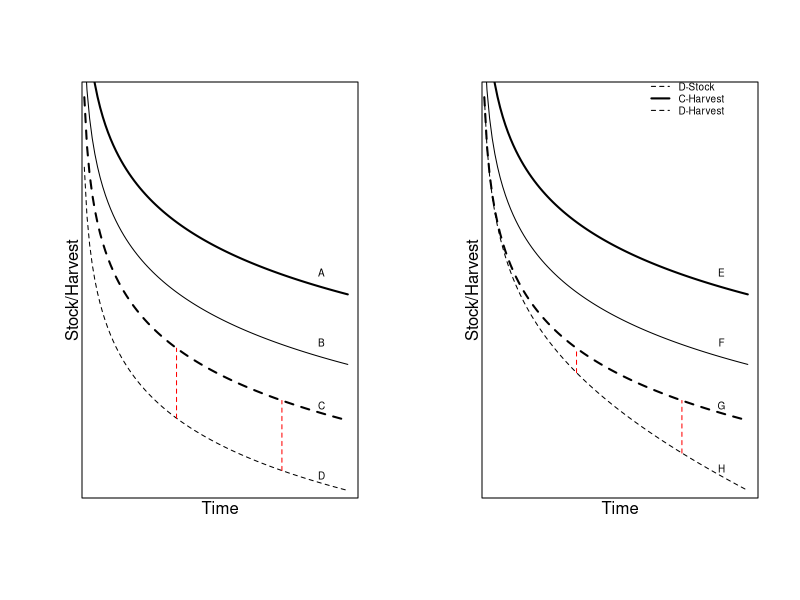

Source code (R):
par(mfrow = c(1, 2), oma =c(0,0,0, 0))


curve(-log(x+.1)+3.2, 0, 10, ylim = c(0, 5.5), yaxt="n", xaxt ="n", xlim = c(0.3, 10) , lty = 2, ylab = "", xlab = "", lwd =2)
curve(-log(x+.1)+2.2, 0, 10,  add = TRUE, lty = 2)
curve(-log(x+.1)+4, 0, 10,  add = TRUE, lty = 1, lwd = 1)
curve(-log(x+.1)+5, 0, 10,  add = TRUE, lty = 1, lwd = 2)



x =3.5
lines(c( x, x), c(-log(x+.1)+2.2, -log(x+.1)+3.2), col = "red", lty =2)
x =7.5
lines(c( x, x), c(-log(x+.1)+2.2, -log(x+.1)+3.2), col = "red", lty =2)
mtext("Time", side = 1)
mtext("Stock/Harvest", side = 2)
text(9,3, "A", cex = .6)
text(9,2, "B", cex = .6)
text(9,1.1, "C", cex = .6)
text(9,0.1, "D", cex = .6)



curve(-log(x+.1)+3.2, 0, 10, lty = 2, lwd = 2, ylim = c(0, 5.5), xlim = c(0.3, 10), xlab = "", ylab = "",yaxt="n", xaxt ="n")
curve(-log(x+.1)+3.2-(x*.1), 0, 10, lty = 2, add = TRUE)
mtext("Time", side = 1)
mtext("Stock/Harvest", side = 2)
curve(-log(x+.1)+5, 0, 10,  add = TRUE, lty = 1, lwd = 2)
curve(-log(x+.1)+4, 0, 10,  add = TRUE)

x = 4

x =3.5
lines(c( x, x), c(-log(x+.1)+3.2-(x*.1), -log(x+.1)+3.2), col = "red", lty =2)
x =7.5
lines(c( x, x), c(-log(x+.1)+3.2-(x*.1), -log(x+.1)+3.2), col = "red", lty =2)

legend(6,6, legend=c("C-Stock", "D-Stock", "C-Harvest", "D-Harvest"),
       col=c("black", "black"), lty=c(1,2), lwd = c(2,1) , cex=0.6, bty = "n")

text(9,3, "E", cex = .6)
text(9,2, "F", cex = .6)
text(9,1.1, "G", cex = .6)
text(9,0.2, "H", cex = .6)
